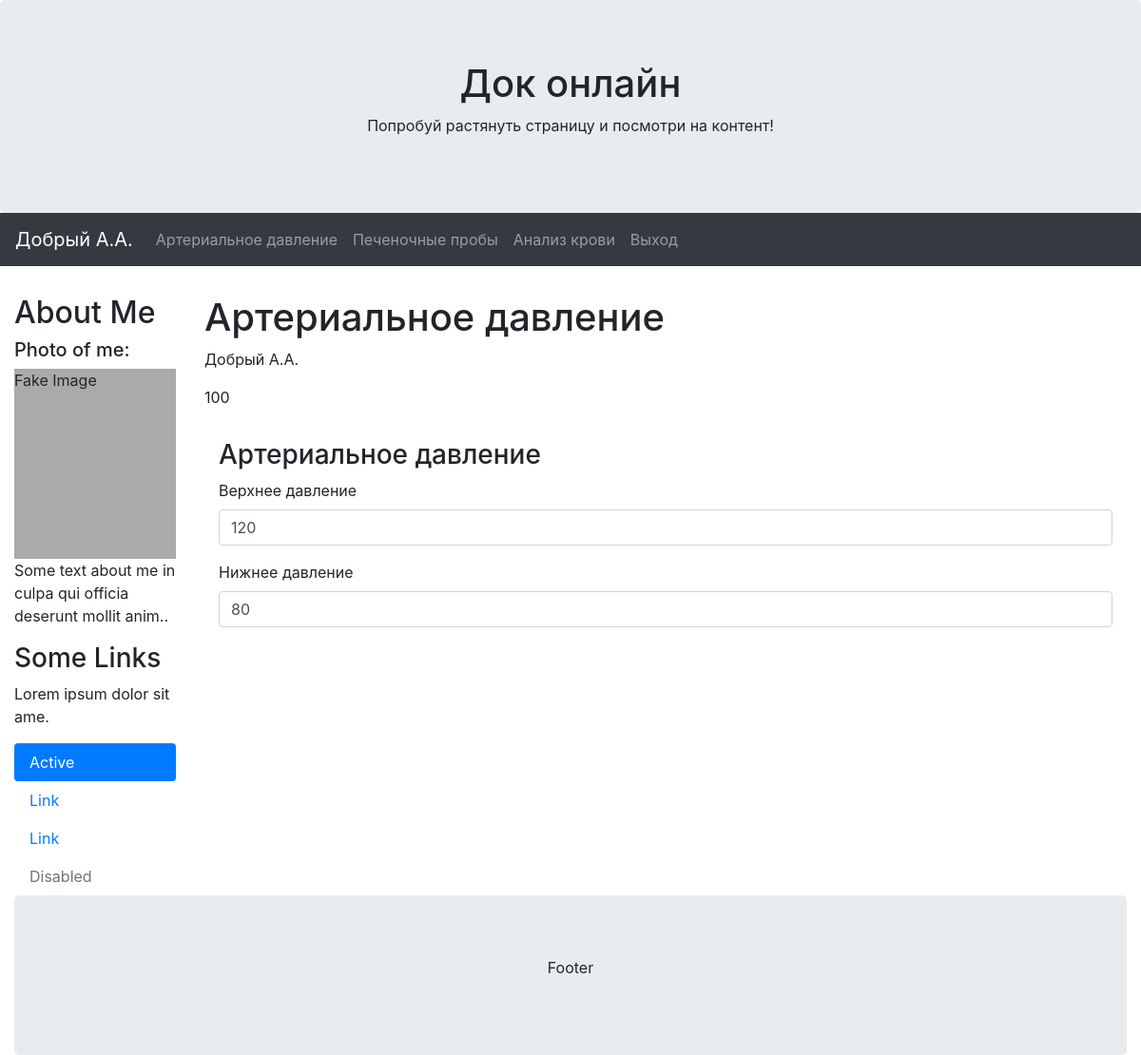
The page /monitor/bp/ (signed in) on the database as committed earlier.
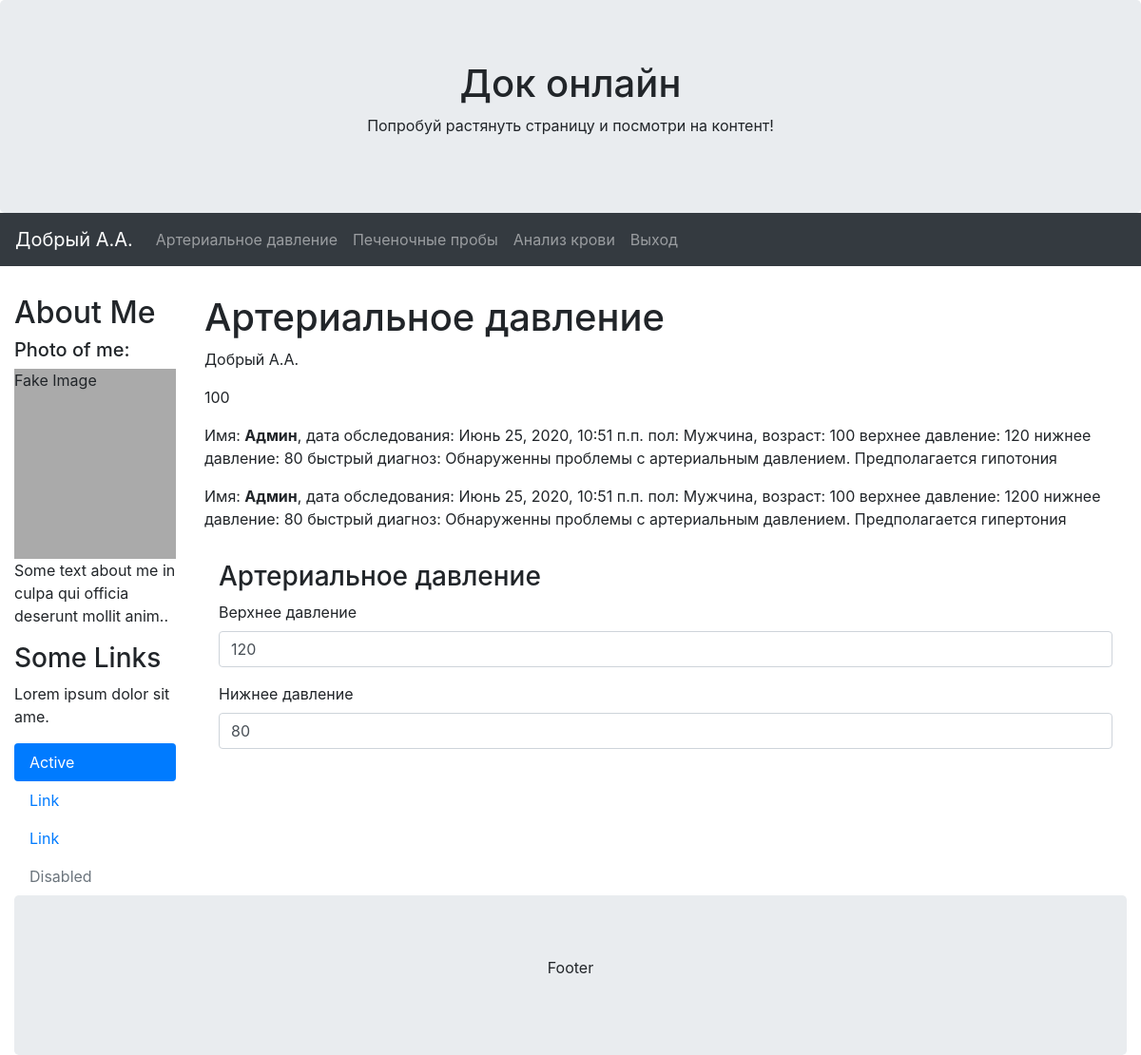
The same page on the database as committed later.
### monitor/models.py (models this page shows)
class Arterial(models.Model):
    name = models.CharField(max_length=10, verbose_name="Имя", default="Владимир")
    sex = models.CharField(max_length=7, verbose_name="Пол", default="Мужчина")
    age = models.CharField(max_length=3, verbose_name="Возраст", default="45")
    bottom_pressure = models.IntegerField(verbose_name="Нижнее давление", default="80")
    top_pressure = models.IntegerField(verbose_name="Верхнее давление", default="120")
    fast_check = models.CharField(max_length=100, default='')
    date = models.DateTimeField(auto_now=True)
    person = models.ForeignKey(User, on_delete=models.CASCADE, verbose_name='Профиль', default=1)
    def __str__(self):
        return str(self.person) + " " + str(self.bottom_pressure) + " - " + str(self.top_pressure)
    class Meta:
        verbose_name = 'Артериальное давление'
        verbose_name_plural = 'Артериальное давление'

### monitor/views.py (the view, shortened to what this page needs)
# urls.py: path('bp/', bp, name='bp'),
@login_required
def bp(request):
    person = Person.objects.get(user=request.user)
    name = person.name
    sex = person.sex
    today = date.today()
    dob = person.dob
    age = today.year - dob.year
    pressure = Arterial.objects.filter(person=request.user)
    print('!!!!!!!!!!' + str(pressure))
    form = ArterialForm()
    context = {'pressure': pressure,
               'form': form,
               'person': person,
               'age': age
               }
    return render(request, 'monitor/bp.html', context)

### monitor/forms.py
class ArterialForm(forms.ModelForm):
    class Meta:
        model = Arterial
        fields = ('top_pressure', 'bottom_pressure',)

### account/models.py (called while the page is built)
    def __str__(self):
        return self.surname + " " + self.name[0] + "." + self.patronymic[0] + "."

### monitor/templates/monitor/bp.html (shortened to what this page needs)
{% extends './base.html' %}
{% load bootstrap4 %}
{% block content %}
    <h1>Артериальное давление</h1>
    <p> {{person}} </p>
    <p> {{age}} </p>
    {% for pr in pressure %}
        <p> Имя: <b>{{ pr.name }}</b>,
            дата обследования: {{pr.date}}
            пол: {{pr.sex}},
            возраст: {{pr.age}}
            верхнее давление: {{pr.top_pressure}}
            нижнее давление: {{pr.bottom_pressure}}
            быстрый диагноз: {{pr.fast_check}}
        </p>
    {% endfor %}
    <div class="container-fluid">
             <div class="row">
                <div class="col-sm-12 ml-auto mt-2 pt-2 mr-auto " >
                  <h3>Артериальное давление</h3>
                    <form method="post">
                        {% bootstrap_form form layout='vertical'%}
                    </form>
                </div>
             </div>
        </div>
{% endblock %}

Rows that differ between the two databases and show on the page:
added Arterial: name "Админ", date "Июнь 25, 2020, 10:51 п.п.", sex "Мужчина", age "100", top_pressure "120", bottom_pressure "80", fast_check "Обнаруженны проблемы с артериальным давлением. Предполагается гипотония"
added Arterial: name "Админ", date "Июнь 25, 2020, 10:51 п.п.", sex "Мужчина", age "100", top_pressure "1200", bottom_pressure "80", fast_check "Обнаруженны проблемы с артериальным давлением. Предполагается гипертония"
